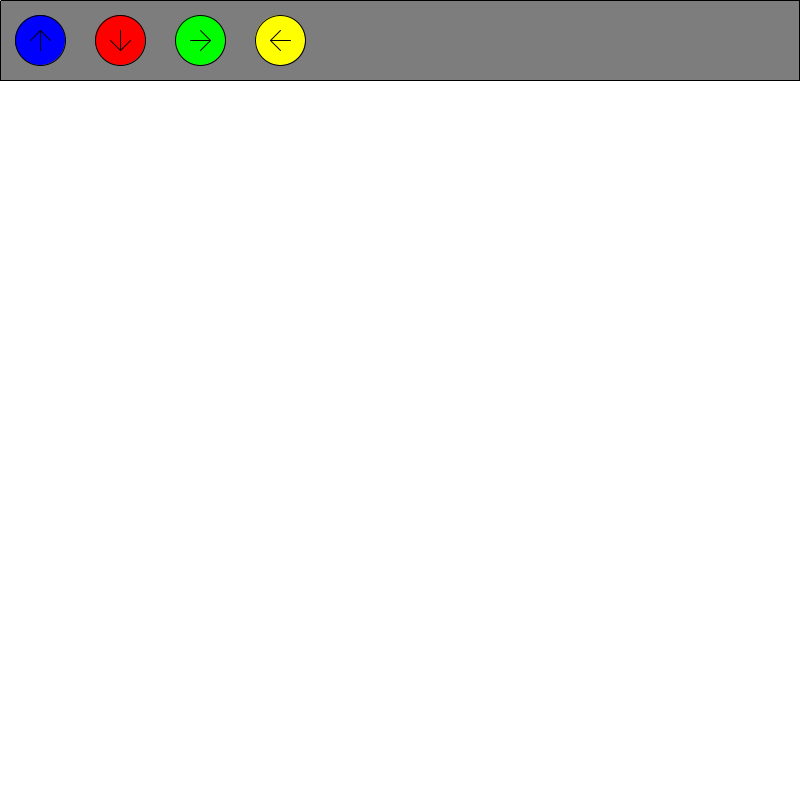
Frame 1 (no input)
Frame 60 (the mouse pressed at the canvas centre just before this capture): identical to frame 1, image omitted
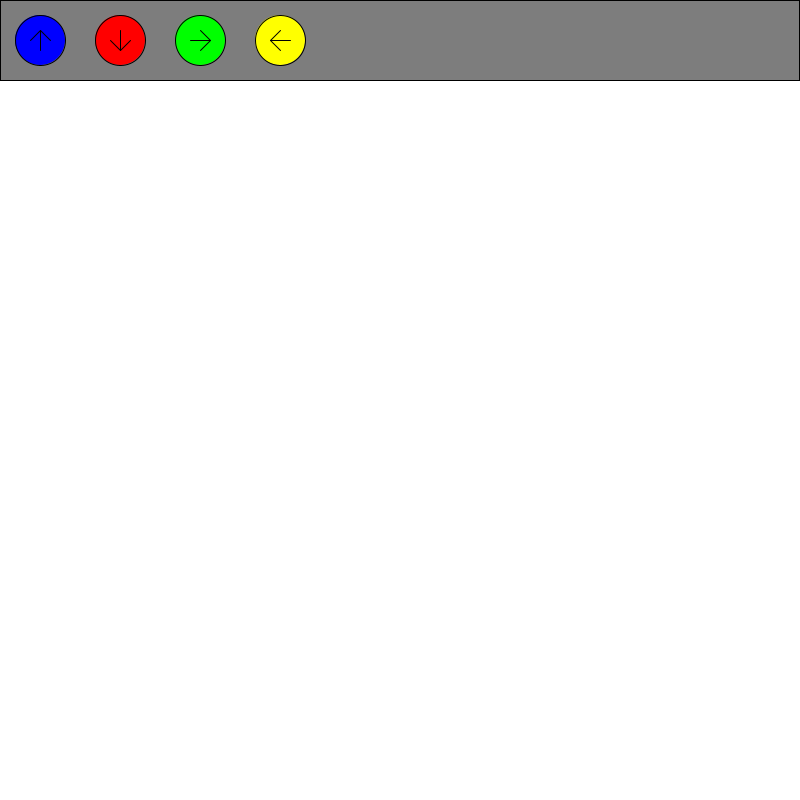
Frame 120 (the mouse held since frame 60 and released just before this capture)

The Processing sketch that drew these frames (run headless with seeded random() and noise(); from frame 60 on, the mouse is pressed at the canvas centre):

// Processing sketch: Paint_Program_2
// ── Paint_Program_2.pde
color Pen = color(256);
boolean shouldIDraw = true;

void setup(){
size(800,800);
background(256,256,256);

}

void draw() {
//manu
stroke(0);
fill(125,125,125);
rect(0,0,799,80);  

//blue colour
stroke(0); 
fill(0,0,256);
ellipse(40, 40, 50, 50);
line(40, 50, 40, 30);
line(40, 30, 50, 40);
line(40, 30, 30, 40);

//red colour
stroke(0);
fill(256,0,0);
ellipse(120, 40, 50, 50);
line(120, 50, 120, 30);
line(120, 50, 130, 40);
line(120, 50, 110, 40);

//green colour
stroke(0);
fill(0,256,0);
ellipse(200, 40, 50, 50);
line(210, 40, 190, 40);
line(210, 40, 200, 50);
line(210, 40, 200, 30);

//yellow colour
stroke(0);
fill(256,256,0);
ellipse(280, 40, 50, 50);
line(290, 40, 270, 40);
line(270, 40, 280, 50);
line(270, 40, 280, 30);


//drawing colour
stroke(Pen);
fill(Pen);
if(shouldIDraw){
  line(mouseX,mouseY,pmouseX,pmouseY); 
}


  }
  
//colour change
void keyPressed() { //<>//
  if (key == CODED) { //<>//
    if (keyCode == UP) {
      Pen = color (#0000FF);
    } else if (keyCode == DOWN) {
      Pen = color (#FF0000);
    } else if (keyCode == RIGHT) {
      Pen = color (#00FF00);
    } else if (keyCode == LEFT) {
      Pen = color (#FFFF00);
    } else if (keyCode == ENTER) {
      Pen = color (#000000);
    } else {
    Pen = color(0);
    }
    if (keyCode == SHIFT){
      shouldIDraw = !shouldIDraw;
    }
  }
}
